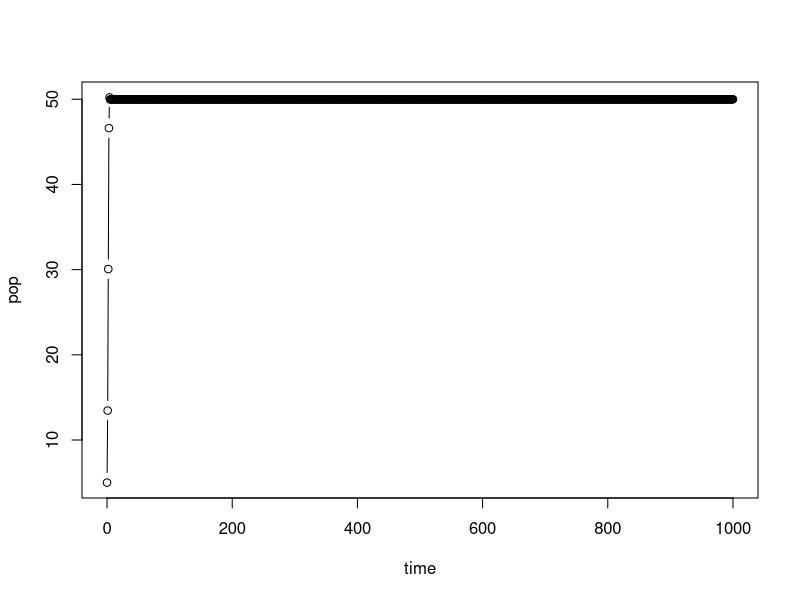
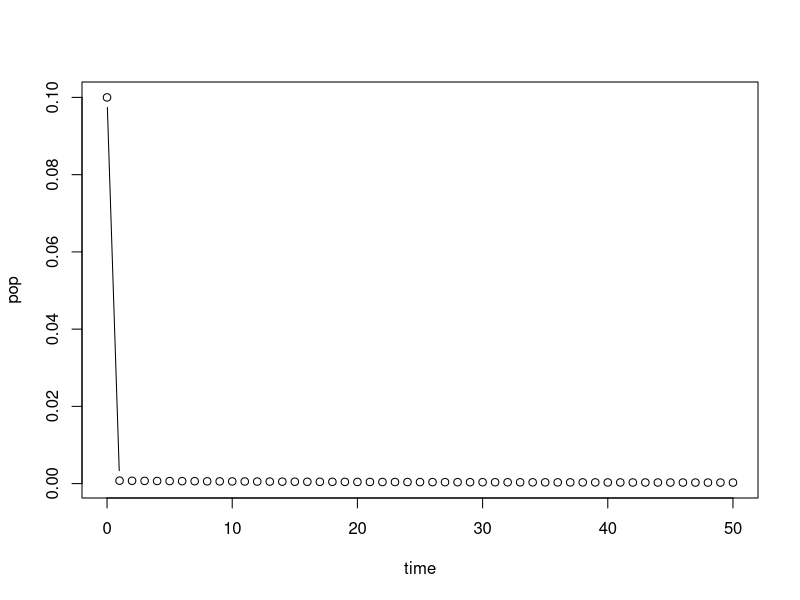
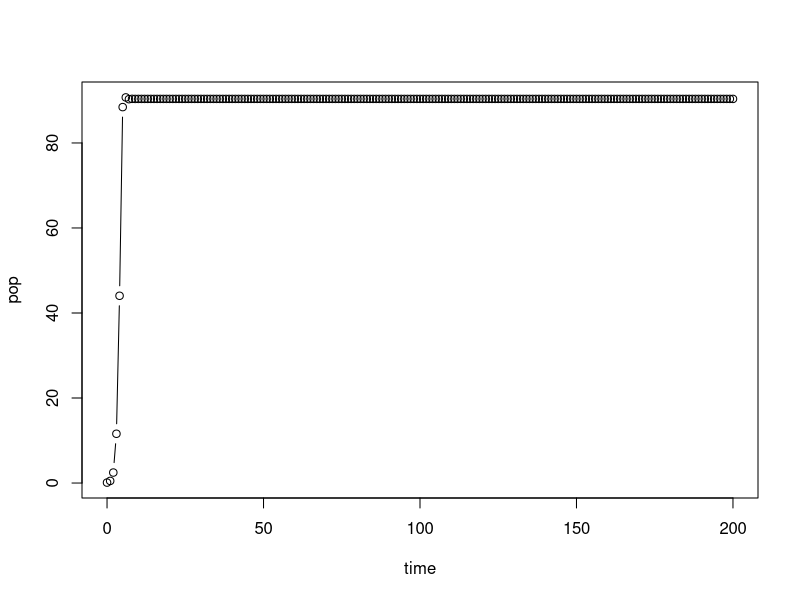
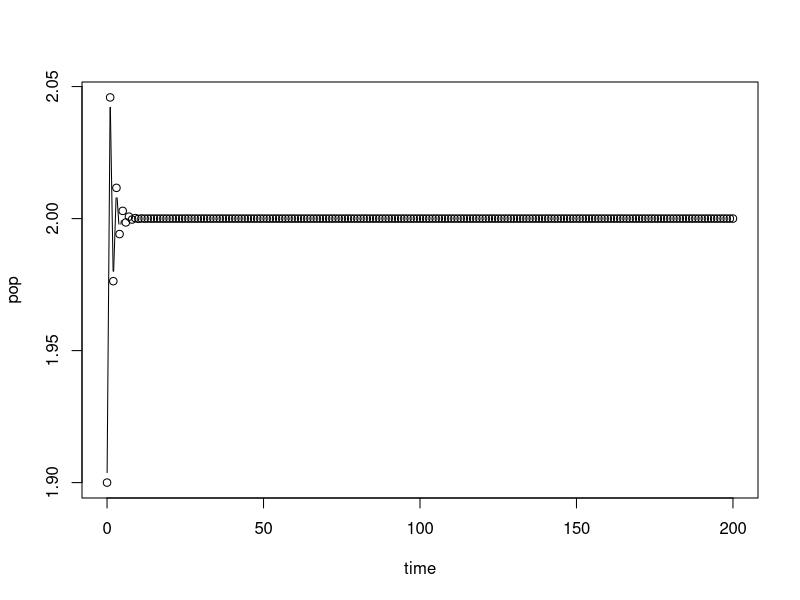

Reproduce these figures in R, in order.
# Exploring Ricker model
Ricker<-function(r,K,p0,lensim){
  pop<-c(p0)
  time<-c(0)
  # po<-rep(K,r)
  # print(po)
  
  for(it in c(1:lensim)){
    pt<-p0*exp(r*(1-(p0/K)))
    time<-c(time,it)
    pop<-c(pop,pt)
    p0<-pt
  }
  
  plot(time,pop,type="b")
  
}

#call the function
Ricker(r=1.1,K=50,p0=5,lensim=1000) # bifurcation point r=1
#-------------------------------------------------------

# Exploring Hassell model
# help: https://jmahaffy.sdsu.edu/courses/s00a/math121/lectures/qual_discrete/qualdiscrete.html#Hassell
#       https://www.jstor.org/stable/pdf/3863.pdf?refreqid=excelsior%3A348907abb1bca7f039109d94db5667b5
#       http://lab.rockefeller.edu/cohenje/PDFs/231CohenUnexpectedDominanceHighFreqChaoticNonlinPpnModelsLet.pdf

Hassell<-function(r,a,b,p0,lensim){
  pop<-c(p0)
  time<-c(0)
  
  for(it in c(1:lensim)){
    pt<-(r*p0)/((1+(a*p0))^b)
    time<-c(time,it)
    pop<-c(pop,pt)
    p0<-pt
  }
  
  r1<-((b/(b-1)))^b
  r2<-((b/(b-2)))^b
  
  plot(time,pop,type="b")
  
  #provided b>2 (to get finite r2), these are the stability conditions:
  cat("For stable, monotonic approach towards eqm. upper limit of r should be",r1,"\n")

  cat("For stable, oscillatory approach towards eqm. upper limit of r should be within ",r1,"to",r2,"\n")
  
}

#call the function
r=1
a=0.5
b=100
K_e<-((r^(1/b))-1)/a
K_e
Hassell(r=r, a=a, b=b, p0=0.1, lensim=50) #b~1.5 : contest, b~100 : scramble

Hassell(r=5, a=0.01, b=2.5, p0=0.1, lensim=200) # see change : r=5,a=0.5 and vary b 1.5 to 5.5
#----------------------------------------------------------------------------------------------------
# Exploring Maynard Smith model
Msmith<-function(r,a,b,p0,lensim){
  pop<-c(p0)
  time<-c(0)
  
  for(it in c(1:lensim)){
    pt<-(r*p0)/(1+((a*p0)^b))
    time<-c(time,it)
    pop<-c(pop,pt)
    p0<-pt
  }
  
  plot(time,pop,type="b")
  
}

#call the function
r<-2
a<-0.5
b<-3
K_e<-((r-1)^(1/b))/a
K_e
Msmith(r=r,a=a,b=b,p0=K_e-0.1,lensim=200) #see changes as r=5,a=0.5 and vary b : 1,1.5,2,4
                                          #see changes as a=0.5,b=4 and vary r : 1.2, 1.5, 2





